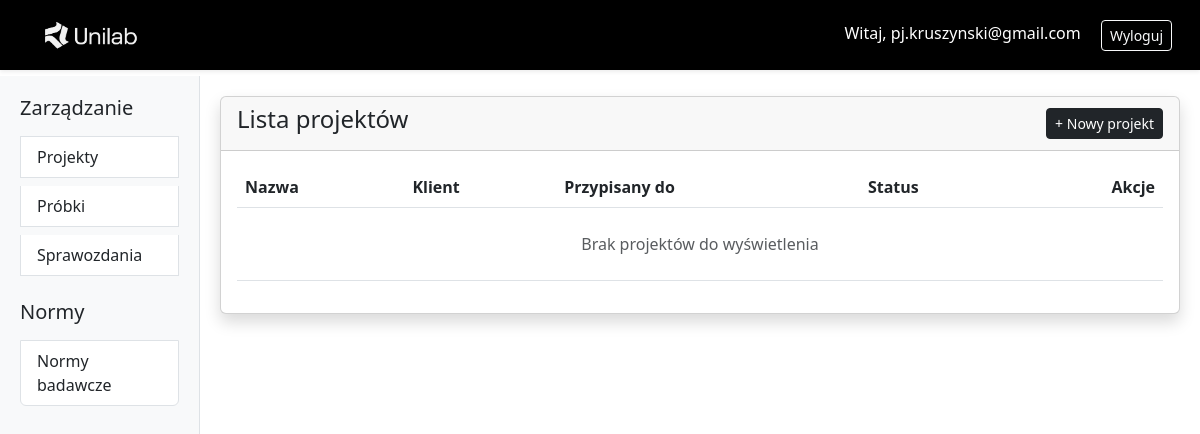
/projects/ (signed in), run on an earlier commit of the app's database.
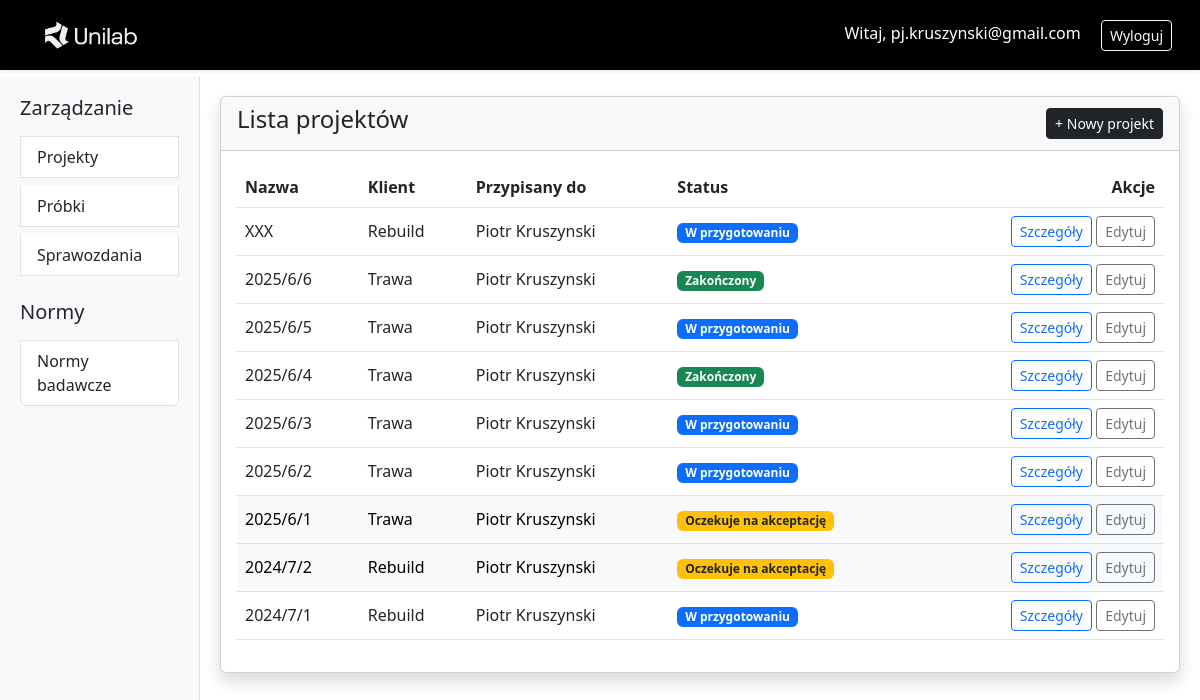
And on a later commit of the database.
### projects/models.py (models this page shows, shortened)
class Project(models.Model):
    class StatusChoices(models.TextChoices):
        OPEN = 'open', 'W przygotowaniu'
        CLOSED = 'closed', 'Zakończony'
        AWAITING_APPROVAL = 'awaiting approval', 'Oczekuje na akceptację'
    name = models.CharField("Nazwa projektu", max_length=64)
    client = models.ForeignKey(
        User,
        on_delete=models.CASCADE,
        limit_choices_to={'groups__name': "Lab_user"},
        related_name='projects_as_client' # relacja odwrotna dodana z powodu błędu
    )
    assign_to = models.ForeignKey(
        User,
        on_delete=models.SET_NULL,
        null=True,
        limit_choices_to={'groups__name': "Lab_member"},
        related_name='projects_as_assignee' # relacja odwrotna dodana z powodu błędu
    )
    status = models.CharField(
        max_length=20,
        choices=StatusChoices.choices,
        default=StatusChoices.OPEN
    )
    end_date = models.DateField(null=True, blank=True)
    class Meta:
        verbose_name = _("Projekt")
        verbose_name_plural = _("Projekty")
        ordering = ['-name']

### users/models.py (models this page shows, shortened)
class User(AbstractUser):
    username = None
    email = models.EmailField(unique=True)
    USERNAME_FIELD = 'email'
    REQUIRED_FIELDS = ['first_name', 'last_name']
    USER_TYPE_CHOICES = [
        ('personal', 'Personal'),
        ('company', 'Company')
    ]
    user_type = models.CharField(
        max_length=8, choices=USER_TYPE_CHOICES,
        default='personal'
    )
    company_name = models.CharField(max_length=255, blank=True, null=True)
    company_address = models.CharField(max_length=255, blank=True, null=True)
    tax_id = models.CharField(
        max_length=10, blank=True, null=True,
        validators=[validate_nip], verbose_name="NIP"
    )
    objects = UserManager()

### projects/views.py (the view)
class ProjectListView(LoginRequiredMixin,ListView):
    model = Project
    template_name = 'project_list.html'
    context_object_name = 'projects'
    paginate_by = 12
    def get_queryset(self):
        user = self.request.user
        if user.is_superuser:
            return Project.objects.all()
        if user.groups.filter(name='Lab_member').exists():
            return Project.objects.filter(assign_to=user)
        if user.groups.filter(name='Lab_user').exists():
            return Project.objects.filter(client=user)
        return Project.objects.none()

### projects/templates/project_list.html (shortened to what this page needs)
{% extends "base.html" %}
{% block content %}
<div class="card shadow">
  <div class="card-header d-flex justify-content-between align-items-center">
    <h4>Lista projektów</h4>
    {% if request.user.groups.all.0.name == 'Lab_member' or request.user.is_superuser %}
      <a href="{% url 'project_create' %}" class="btn btn-dark btn-sm">+ Nowy projekt</a>
    {% endif %}
  </div>
  <div class="card-body">
    <table class="table table-hover align-middle">
      <thead>
        <tr>
          <th>Nazwa</th>
          {% if request.user.groups.all.0.name == 'Lab_member' or request.user.is_superuser %}
            <th>Klient</th>
            <th>Przypisany do</th>
          {% endif %}
          <th>Status</th>
          <th class="text-end">Akcje</th>
        </tr>
      </thead>
      <tbody>
        {% for project in projects %}
        <tr class="{% if project.status == 'awaiting approval' %}table-light{% endif %}">
          <td>{{ project.name }}</td>
          {% if request.user.groups.all.0.name == 'Lab_member' or request.user.is_superuser %}
            <td>{{ project.client.company_name|default:"N/A" }}</td>
            <td>
              {% if project.assign_to %}
                {{ project.assign_to.get_full_name|default:project.assign_to.email }}
              {% else %}
                <span class="text-muted">Nieprzypisany</span>
              {% endif %}
            </td>
          {% endif %}
          <td>
            {% if project.status == 'open' %}
              <span class="badge bg-primary">{{ project.get_status_display }}</span>
            {% elif project.status == 'closed' %}
              <span class="badge bg-success">{{ project.get_status_display }}</span>
            {% else %}
              <span class="badge bg-warning text-dark">{{ project.get_status_display }}</span>
            {% endif %}
          </td>
          <td class="text-end">
            <a href="{% url 'project_detail' project.pk %}" class="btn btn-sm btn-outline-primary">Szczegóły</a>
            {% if request.user == project.assign_to or request.user.is_superuser %}
              <a href="{% url 'project_update' project.pk %}" class="btn btn-sm btn-outline-secondary">Edytuj</a>
            {% endif %}
          </td>
        </tr>
        {% empty %}
        <tr>
          <td colspan="5" class="text-center text-muted py-4">
            Brak projektów do wyświetlenia
          </td>
        </tr>
        {% endfor %}
      </tbody>
    </table>
  </div>
</div>
{% endblock %}

What changed in the data, as far as the page shows it:
added Project: name "XXX", client.company_name "Rebuild", assign_to.get_full_name "Piotr Kruszynski", status "W przygotowaniu", shows "Edytuj"
added Project: name "2025/6/6", client.company_name "Trawa", assign_to.get_full_name "Piotr Kruszynski", status "Zakończony", shows "Edytuj"
added Project: name "2025/6/5", client.company_name "Trawa", assign_to.get_full_name "Piotr Kruszynski", status "W przygotowaniu", shows "Edytuj"
added Project: name "2025/6/4", client.company_name "Trawa", assign_to.get_full_name "Piotr Kruszynski", status "Zakończony", shows "Edytuj"
added Project: name "2025/6/3", client.company_name "Trawa", assign_to.get_full_name "Piotr Kruszynski", status "W przygotowaniu", shows "Edytuj"
added Project: name "2025/6/2", client.company_name "Trawa", assign_to.get_full_name "Piotr Kruszynski", status "W przygotowaniu", shows "Edytuj"
added Project: name "2025/6/1", client.company_name "Trawa", assign_to.get_full_name "Piotr Kruszynski", status "Oczekuje na akceptację", shows "Edytuj"
added Project: name "2024/7/2", client.company_name "Rebuild", assign_to.get_full_name "Piotr Kruszynski", status "Oczekuje na akceptację", shows "Edytuj"
added Project: name "2024/7/1", client.company_name "Rebuild", assign_to.get_full_name "Piotr Kruszynski", status "W przygotowaniu", shows "Edytuj"
Also different on the page:
text no longer shown: "Brak projektów do wyświetlenia"
